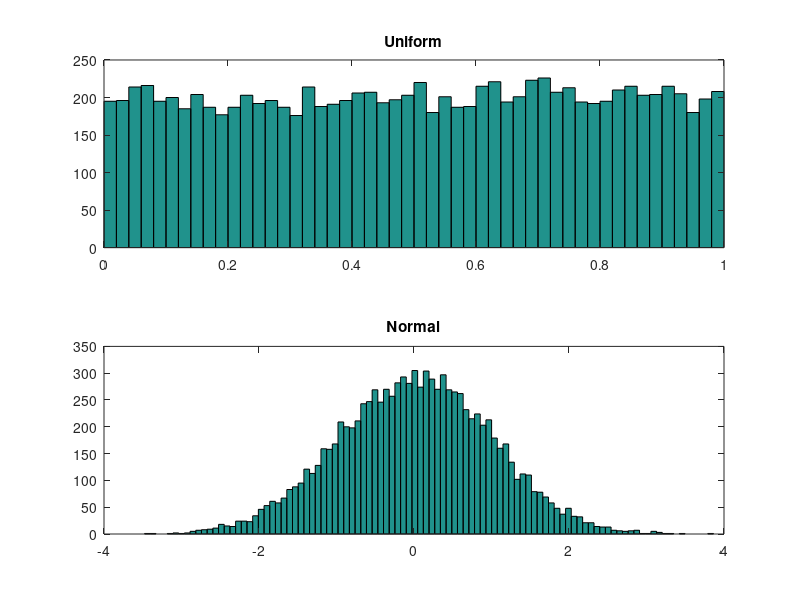

Here is the MATLAB script that generated this plot:
%% Plot examples
%%
% Two plots in the same window
%rand(10000,1) is a vector of 100000 rands, (1 -> 1 row), if we put
%rand(10000) then it's a NxN matrix

%subplots(number) to put the different plots in the same window

RU = rand(10000,1); 
RN = randn(10000,1);
subplot(211), hist(RU, 50), title('Uniform');
subplot(212), hist(RN, 100); title('Normal')
